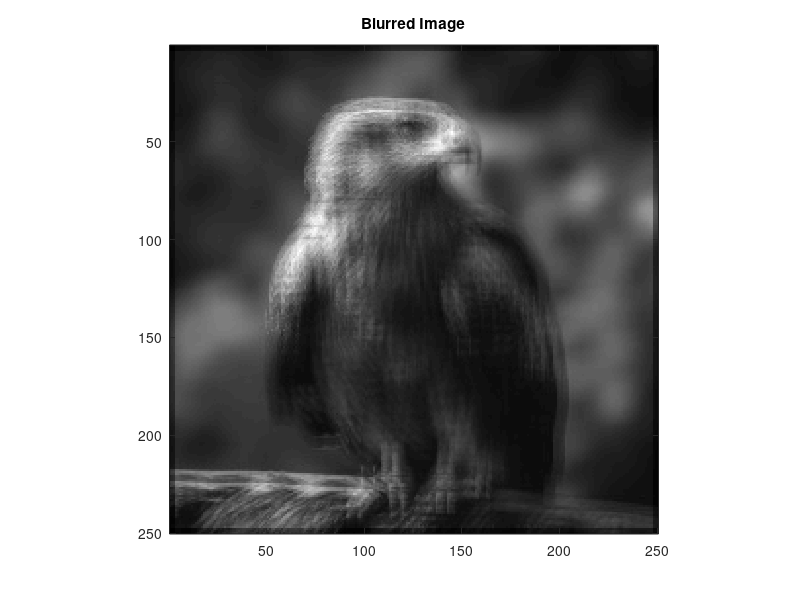

This figure's MATLAB source: (Note: this script raises an error after producing the figure.)
load('blur_data/B.mat', 'B');
img = B;
n = size(img, 1);

b = B(:);
figure;
imagesc(reshape(img, [n, n]));
colormap gray;
title('Blurred Image');
axis image;

load('blur_data/A.mat', 'A');
guess = ones(size(b));
max_itr = 200;
tol = 1e-4;
alpha = 0.01;

try
    M = ichol(A, struct('type', 'nofill', 'diagcomp', alpha));
catch ME
    disp('Error');
    M = diag(diag(A));
end

[x_myCG, rvec_myCG] = myCG(A, b, guess, max_itr, tol);
[x_pcg, ~, ~, ~, rvec_pcg] = pcg(A, b, tol, max_itr);

figure;
subplot(2, 2, 1);
imagesc(reshape(x_myCG, [n, n]));
colormap gray;
title('Deblurred Image using myCG');
axis image;

subplot(2, 2, 2);
imagesc(reshape(x_pcg, [n, n]));
colormap gray;
title('Deblurred Image using pcg');
axis image;

subplot(2, 2, 3);
semilogy(rvec_myCG);
title('myCG convergence');
xlabel('Iterations');
ylabel('Residual');

subplot(2, 2, 4);
semilogy(rvec_pcg);
title('pcg convergence');
xlabel('Iterations');
ylabel('Residual');
